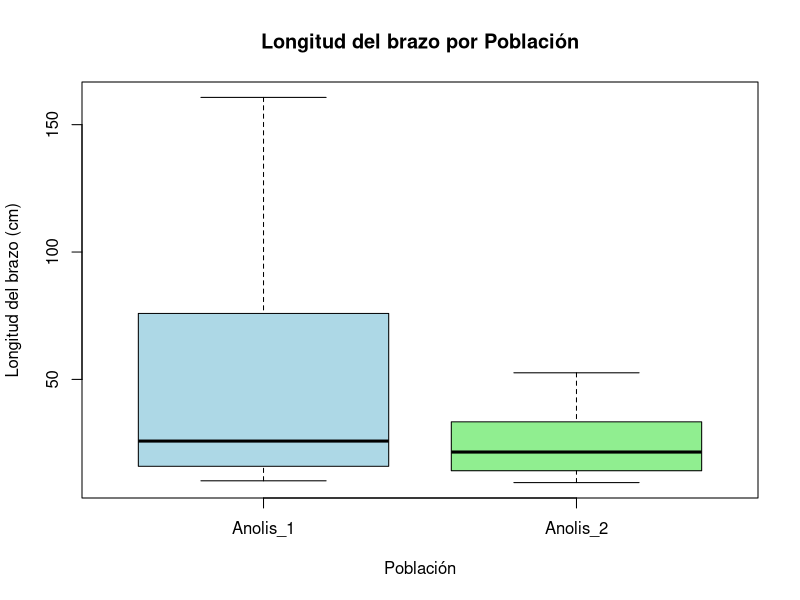

The R source for this figure:
# Cargar los datos desde un archivo CSV
data <- read.csv("./data/processed/Anolis_limpio.csv")

# Resumen de los datos
summary(data)

# Verificar si las varianzas son homogéneas (prueba de Levene)
#install.packages("car")
library(car)
leveneTest(Longitud_brazo ~ Poblacion, data = data)

# Realizar un ANOVA
anova_model <- aov(Longitud_brazo ~ Poblacion, data = data)
summary(anova_model)

# Realizar una prueba post hoc (Tukey) si es necesario
TukeyHSD(anova_model)

# Visualizar los datos
boxplot(Longitud_brazo ~ Poblacion, data = data, 
        main = "Longitud del brazo por Población",
        xlab = "Población", ylab = "Longitud del brazo (cm)",
        col = c("lightblue", "lightgreen"))
